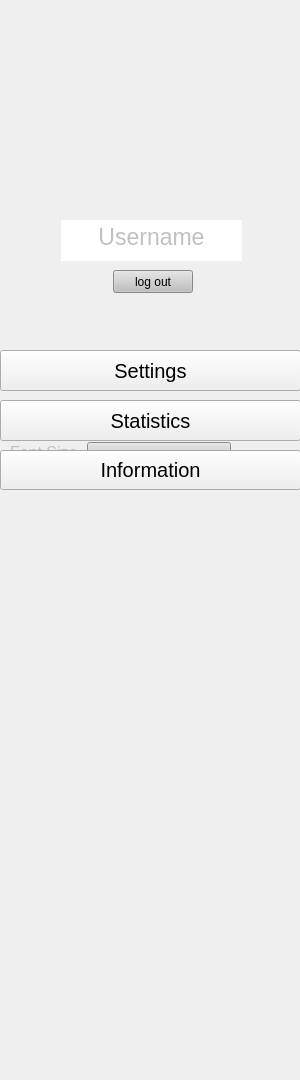
<?xml version="1.0" encoding="UTF-8"?>
<ui version="4.0">
 <class>SettingsBar</class>
 <widget class="QWidget" name="SettingsBar">
  <property name="geometry">
   <rect>
    <x>0</x>
    <y>0</y>
    <width>300</width>
    <height>1080</height>
   </rect>
  </property>
  <property name="windowTitle">
   <string>Form</string>
  </property>
  <property name="styleSheet">
   <string notr="true"/>
  </property>
  <widget class="QTextBrowser" name="user_name">
   <property name="geometry">
    <rect>
     <x>61</x>
     <y>220</y>
     <width>181</width>
     <height>41</height>
    </rect>
   </property>
   <property name="font">
    <font>
     <family>MS Shell Dlg 2</family>
     <pointsize>17</pointsize>
     <weight>50</weight>
     <bold>false</bold>
    </font>
   </property>
   <property name="styleSheet">
    <string notr="true"/>
   </property>
   <property name="frameShape">
    <enum>QFrame::NoFrame</enum>
   </property>
   <property name="frameShadow">
    <enum>QFrame::Plain</enum>
   </property>
   <property name="html">
    <string>&lt;!DOCTYPE HTML PUBLIC &quot;-//W3C//DTD HTML 4.0//EN&quot; &quot;http://www.w3.org/TR/REC-html40/strict.dtd&quot;&gt;
&lt;html&gt;&lt;head&gt;&lt;meta name=&quot;qrichtext&quot; content=&quot;1&quot; /&gt;&lt;style type=&quot;text/css&quot;&gt;
p, li { white-space: pre-wrap; }
&lt;/style&gt;&lt;/head&gt;&lt;body style=&quot; font-family:'MS Shell Dlg 2'; font-size:17pt; font-weight:400; font-style:normal;&quot;&gt;
&lt;p align=&quot;center&quot; style=&quot; margin-top:12px; margin-bottom:12px; margin-left:0px; margin-right:0px; -qt-block-indent:0; text-indent:0px;&quot;&gt;&lt;span style=&quot; color:#c0c0c0;&quot;&gt;Username&lt;/span&gt;&lt;/p&gt;&lt;/body&gt;&lt;/html&gt;</string>
   </property>
  </widget>
  <widget class="QLabel" name="font_size_label">
   <property name="enabled">
    <bool>true</bool>
   </property>
   <property name="geometry">
    <rect>
     <x>10</x>
     <y>442</y>
     <width>71</width>
     <height>21</height>
    </rect>
   </property>
   <property name="palette">
    <palette>
     <active>
      <colorrole role="WindowText">
       <brush brushstyle="SolidPattern">
        <color alpha="255">
         <red>192</red>
         <green>192</green>
         <blue>192</blue>
        </color>
       </brush>
      </colorrole>
     </active>
     <inactive>
      <colorrole role="WindowText">
       <brush brushstyle="SolidPattern">
        <color alpha="255">
         <red>192</red>
         <green>192</green>
         <blue>192</blue>
        </color>
       </brush>
      </colorrole>
     </inactive>
     <disabled>
      <colorrole role="WindowText">
       <brush brushstyle="SolidPattern">
        <color alpha="255">
         <red>120</red>
         <green>120</green>
         <blue>120</blue>
        </color>
       </brush>
      </colorrole>
     </disabled>
    </palette>
   </property>
   <property name="font">
    <font>
     <pointsize>12</pointsize>
    </font>
   </property>
   <property name="styleSheet">
    <string notr="true"/>
   </property>
   <property name="text">
    <string>Font Size</string>
   </property>
  </widget>
  <widget class="QFontComboBox" name="fontComboBox">
   <property name="enabled">
    <bool>true</bool>
   </property>
   <property name="geometry">
    <rect>
     <x>50</x>
     <y>400</y>
     <width>180</width>
     <height>25</height>
    </rect>
   </property>
   <property name="styleSheet">
    <string notr="true">background-color:silver;</string>
   </property>
   <property name="maxVisibleItems">
    <number>10</number>
   </property>
   <property name="frame">
    <bool>false</bool>
   </property>
  </widget>
  <widget class="QLabel" name="font_label">
   <property name="enabled">
    <bool>true</bool>
   </property>
   <property name="geometry">
    <rect>
     <x>10</x>
     <y>402</y>
     <width>38</width>
     <height>21</height>
    </rect>
   </property>
   <property name="palette">
    <palette>
     <active>
      <colorrole role="WindowText">
       <brush brushstyle="SolidPattern">
        <color alpha="255">
         <red>192</red>
         <green>192</green>
         <blue>192</blue>
        </color>
       </brush>
      </colorrole>
     </active>
     <inactive>
      <colorrole role="WindowText">
       <brush brushstyle="SolidPattern">
        <color alpha="255">
         <red>192</red>
         <green>192</green>
         <blue>192</blue>
        </color>
       </brush>
      </colorrole>
     </inactive>
     <disabled>
      <colorrole role="WindowText">
       <brush brushstyle="SolidPattern">
        <color alpha="255">
         <red>120</red>
         <green>120</green>
         <blue>120</blue>
        </color>
       </brush>
      </colorrole>
     </disabled>
    </palette>
   </property>
   <property name="font">
    <font>
     <pointsize>12</pointsize>
    </font>
   </property>
   <property name="styleSheet">
    <string notr="true"/>
   </property>
   <property name="text">
    <string>Font</string>
   </property>
  </widget>
  <widget class="QStackedWidget" name="register_panel">
   <property name="geometry">
    <rect>
     <x>20</x>
     <y>260</y>
     <width>281</width>
     <height>41</height>
    </rect>
   </property>
   <property name="styleSheet">
    <string notr="true"/>
   </property>
   <property name="currentIndex">
    <number>1</number>
   </property>
   <widget class="QWidget" name="page">
    <widget class="QPushButton" name="log_in_button">
     <property name="geometry">
      <rect>
       <x>25</x>
       <y>10</y>
       <width>75</width>
       <height>24</height>
      </rect>
     </property>
     <property name="styleSheet">
      <string notr="true">background-color:silver;</string>
     </property>
     <property name="text">
      <string>log in</string>
     </property>
    </widget>
    <widget class="QPushButton" name="sign_up_button">
     <property name="geometry">
      <rect>
       <x>165</x>
       <y>10</y>
       <width>75</width>
       <height>24</height>
      </rect>
     </property>
     <property name="styleSheet">
      <string notr="true">background-color:silver;</string>
     </property>
     <property name="text">
      <string>sign up</string>
     </property>
    </widget>
   </widget>
   <widget class="QWidget" name="page_2">
    <widget class="QPushButton" name="log_out_button">
     <property name="geometry">
      <rect>
       <x>93</x>
       <y>10</y>
       <width>80</width>
       <height>23</height>
      </rect>
     </property>
     <property name="styleSheet">
      <string notr="true">background-color:silver;</string>
     </property>
     <property name="text">
      <string>log out</string>
     </property>
    </widget>
   </widget>
  </widget>
  <widget class="QComboBox" name="font_size_comboBox">
   <property name="enabled">
    <bool>true</bool>
   </property>
   <property name="geometry">
    <rect>
     <x>87</x>
     <y>442</y>
     <width>144</width>
     <height>23</height>
    </rect>
   </property>
   <property name="styleSheet">
    <string notr="true">background-color:silver;</string>
   </property>
   <property name="maxVisibleItems">
    <number>10</number>
   </property>
   <property name="frame">
    <bool>false</bool>
   </property>
  </widget>
  <widget class="QLabel" name="icon">
   <property name="geometry">
    <rect>
     <x>54</x>
     <y>20</y>
     <width>189</width>
     <height>191</height>
    </rect>
   </property>
   <property name="styleSheet">
    <string notr="true"/>
   </property>
   <property name="text">
    <string/>
   </property>
   <property name="pixmap">
    <pixmap>../../закачки/person_image2.png</pixmap>
   </property>
   <property name="scaledContents">
    <bool>true</bool>
   </property>
  </widget>
  <widget class="QPushButton" name="settings_button">
   <property name="geometry">
    <rect>
     <x>0</x>
     <y>350</y>
     <width>301</width>
     <height>41</height>
    </rect>
   </property>
   <property name="font">
    <font>
     <family>MS Shell Dlg 2</family>
     <pointsize>15</pointsize>
     <weight>50</weight>
     <bold>false</bold>
    </font>
   </property>
   <property name="focusPolicy">
    <enum>Qt::NoFocus</enum>
   </property>
   <property name="styleSheet">
    <string notr="true">QPushButton {background-color: silver; color: #383838;};
</string>
   </property>
   <property name="text">
    <string>Settings</string>
   </property>
  </widget>
  <widget class="QPushButton" name="statistics_button">
   <property name="geometry">
    <rect>
     <x>0</x>
     <y>400</y>
     <width>301</width>
     <height>41</height>
    </rect>
   </property>
   <property name="font">
    <font>
     <family>MS Shell Dlg 2</family>
     <pointsize>15</pointsize>
     <weight>50</weight>
     <bold>false</bold>
    </font>
   </property>
   <property name="focusPolicy">
    <enum>Qt::NoFocus</enum>
   </property>
   <property name="styleSheet">
    <string notr="true">QPushButton {background-color: silver; color: #383838;};
</string>
   </property>
   <property name="text">
    <string>Statistics</string>
   </property>
  </widget>
  <widget class="QPushButton" name="information_button">
   <property name="geometry">
    <rect>
     <x>0</x>
     <y>450</y>
     <width>301</width>
     <height>40</height>
    </rect>
   </property>
   <property name="font">
    <font>
     <family>MS Shell Dlg 2</family>
     <pointsize>15</pointsize>
     <weight>50</weight>
     <bold>false</bold>
    </font>
   </property>
   <property name="focusPolicy">
    <enum>Qt::NoFocus</enum>
   </property>
   <property name="styleSheet">
    <string notr="true">QPushButton {background-color: silver; color: #383838;};
</string>
   </property>
   <property name="text">
    <string>Information</string>
   </property>
  </widget>
 </widget>
 <resources/>
 <connections/>
</ui>
